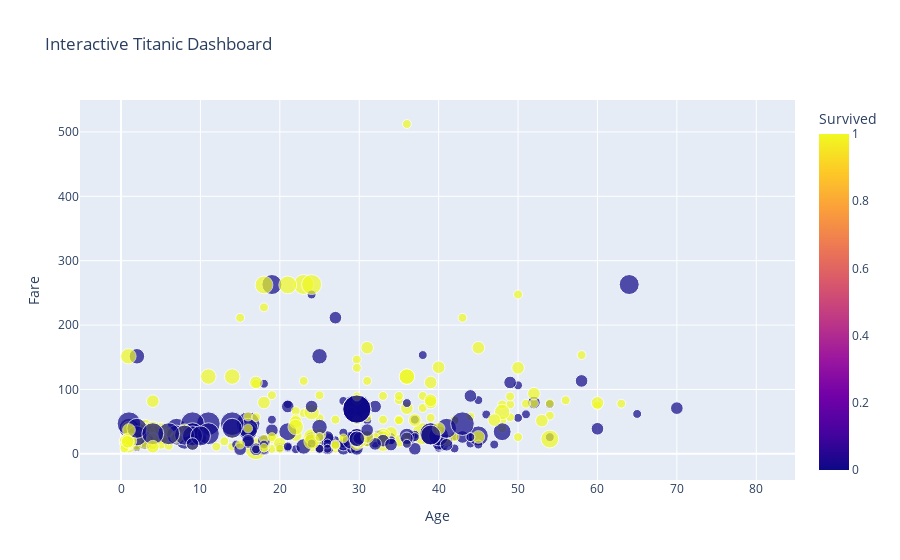

Source (notebook cell):
### Code cell
fig = px.scatter(df,
                 x="Age",
                 y="Fare",
                 color="Survived",
                 size="FamilySize",
                 hover_data=["Sex", "Pclass"],
                 title="Interactive Titanic Dashboard")

fig.show()

### Figure 1 — Plotly figure (JSON) as saved in the notebook; plotly's stock layout.template omitted (floating-point values rounded to 4 significant figures; data arrays with more than 128 entries replaced by an {"elided": "..."} marker saying what was removed)
{"data": [{"customdata": {"elided": "891x2 mixed values"}, "hovertemplate": "Age=%{x}<br>Fare=%{y}<br>FamilySize=%{marker.size}<br>Sex=%{customdata[0]}<br>Pclass=%{customdata[1]}<br>Survived=%{marker.color}<extra></extra>", "legendgroup": "", "marker": {"color": {"elided": "891 int values"}, "coloraxis": "coloraxis", "size": {"elided": "891 int values"}, "sizemode": "area", "sizeref": 0.025, "symbol": "circle"}, "mode": "markers", "name": "", "orientation": "v", "showlegend": false, "type": "scatter", "x": {"elided": "891 float values"}, "xaxis": "x", "y": {"elided": "891 float values"}, "yaxis": "y"}], "layout": {"coloraxis": {"colorbar": {"title": {"text": "Survived"}}, "colorscale": [[0, "#0d0887"], [0.1111, "#46039f"], [0.2222, "#7201a8"], [0.3333, "#9c179e"], [0.4444, "#bd3786"], [0.5556, "#d8576b"], [0.6667, "#ed7953"], [0.7778, "#fb9f3a"], [0.8889, "#fdca26"], [1, "#f0f921"]]}, "legend": {"itemsizing": "constant", "tracegroupgap": 0}, "title": {"text": "Interactive Titanic Dashboard"}, "xaxis": {"anchor": "y", "domain": [0, 1], "title": {"text": "Age"}}, "yaxis": {"anchor": "x", "domain": [0, 1], "title": {"text": "Fare"}}}}
